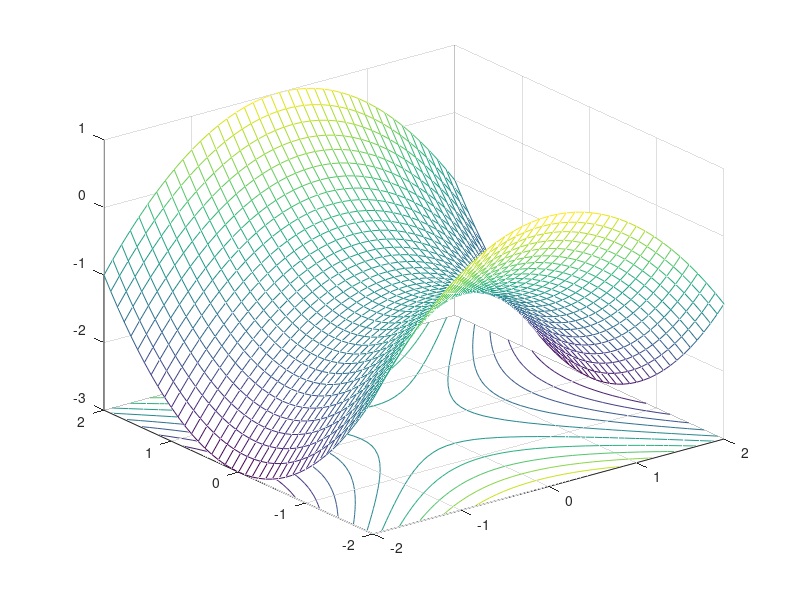

Write MATLAB code to recreate this figure.
clear;
close all;
clc;

[x, y] = meshgrid(-2:.1:2, -2:.1:2);
a = -1;
b = 1;
f = 1/2*(a*x.^2 + b*y.^2)-1;
meshc(x, y, f);